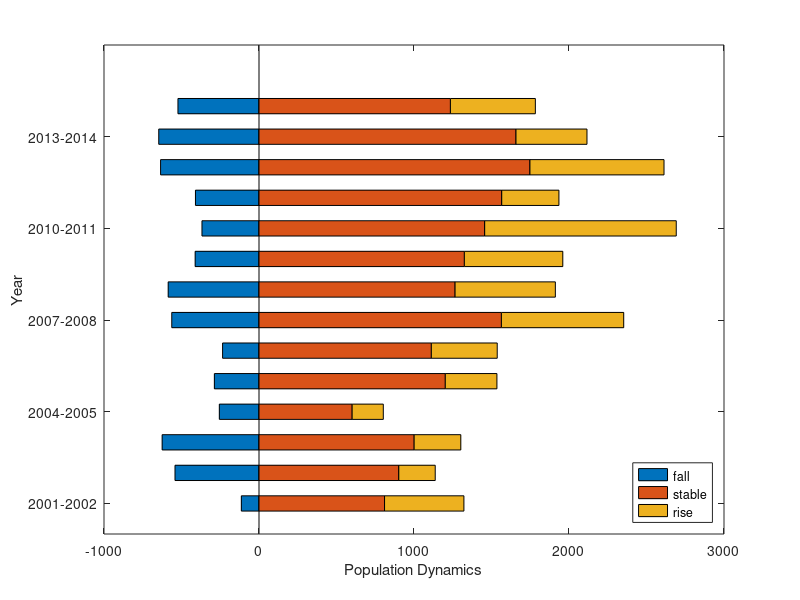

Write MATLAB code to recreate this figure. (Note: this script raises an error after producing the figure.)

% %making dynamic stacked bar chart with group variables 
a = [-114 810 512; -542 902 235; -625 1001 301; -256 601 201; -288 1202 333; -235 1112 425; -563 1564 789; -586 1265 647; -412 1325 635; -368 1456 1236; -410 1566 369; -635 1748 865; -647 1658 458; -523 1235 548];
 barh ( a, 0.5,'stacked');
 xlabel ('Population Dynamics')
 ylabel('Year')
 legend ('fall','stable','rise','Location','southeast')
 yticks([1 4 7 10 13])
 yticklabels({'2001-2002','2004-2005','2007-2008','2010-2011','2013-2014'})

% %Plot multiple line graphs with two y-axis
x = [2002,2003,2004,2005,2006,2007,2008,2009,2010,2011,2012,2013,2014,2015,2016,2017,2018,2019,2020];
y1 = [8274, 6347, 9392, 7343,9802, 8569, 8547, 6802, 8569 , 8098,8569, 8039, 8912, 6554, 7985, 7285,8990, 6564, 6883, ];
y2 = [6223, 7300, 8345, 6556,8565, 7572, 7346, 6725, 7874 , 8843,6233, 7569, 7458, 5426, 8432, 7405,9590, 5895, 6553, ];
yyaxis left
plot(x,y1,'-s','MarkerSize',5,...
    'MarkerEdgeColor','r',...
    'MarkerFaceColor','k')
xlabel('Year')
ylabel('male student')
yyaxis right
plot(x,y2,'ob:','MarkerSize',5 ,'MarkerEdgeColor','c', 'MarkerFaceColor','r')
ylabel('female student')
legend ('m.student','f.student','Location','northeast','FontSize',10)
 